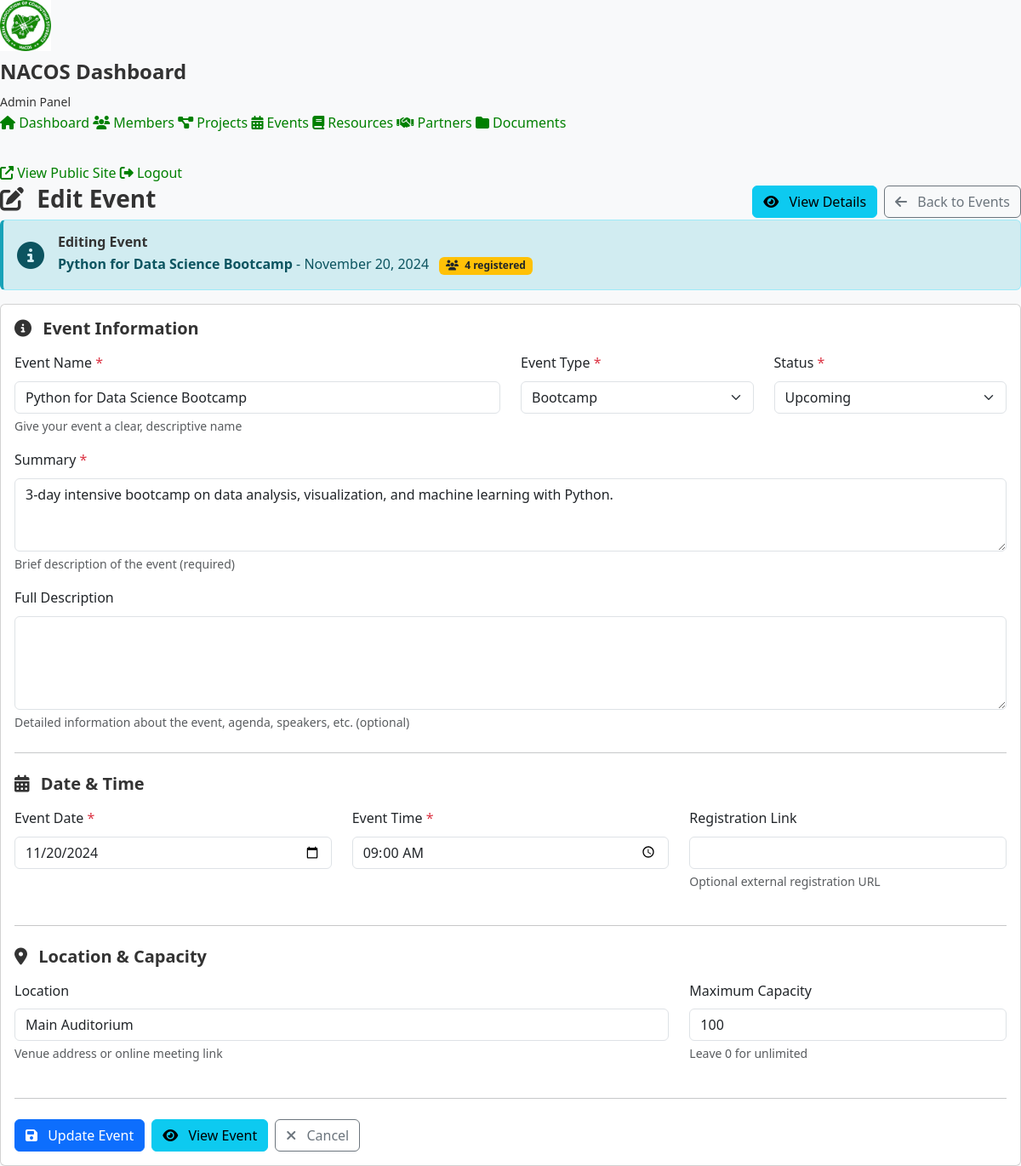
Screenshot of /admin/edit_event.php?id=2 (signed in) with the database file from the repository.
### tables this page shows
CREATE TABLE EVENTS (
    event_id INT AUTO_INCREMENT PRIMARY KEY,
    event_name VARCHAR(200) NOT NULL,
    event_type ENUM('workshop', 'bootcamp', 'nacos_week', 'seminar', 'competition', 'networking', 'other') NOT NULL,
    event_date DATE NOT NULL,
    event_time TIME NULL,
    end_date DATE NULL COMMENT 'For multi-day events',
    location VARCHAR(200) NULL,
    venue_type ENUM('physical', 'virtual', 'hybrid') DEFAULT 'physical',
    meeting_link VARCHAR(500) NULL COMMENT 'For virtual/hybrid events',
    summary TEXT NOT NULL,
    full_description TEXT NULL,
    speaker_name VARCHAR(100) NULL,
    speaker_title VARCHAR(150) NULL,
    speaker_bio TEXT NULL,
    event_image VARCHAR(255) NULL,
    capacity INT NULL COMMENT 'Maximum attendees',
    registration_required BOOLEAN DEFAULT TRUE,
    registration_link VARCHAR(500) NULL,
    status ENUM('upcoming', 'ongoing', 'completed', 'cancelled') DEFAULT 'upcoming',
    created_at TIMESTAMP DEFAULT CURRENT_TIMESTAMP,
    updated_at TIMESTAMP DEFAULT CURRENT_TIMESTAMP ON UPDATE CURRENT_TIMESTAMP,
    INDEX idx_event_date (event_date),
    INDEX idx_event_type (event_type),
    INDEX idx_status (status),
    FULLTEXT idx_search (event_name, summary)
);

### config/database.php (called while the page is built, shortened)
<?php
class Database {
    private static $instance = null;
    private $connection;
    private function __construct() {
        try {
            $dsn = "mysql:host=" . DB_HOST . ";dbname=" . DB_NAME . ";charset=" . DB_CHARSET;
            $options = [
                PDO::ATTR_ERRMODE            => PDO::ERRMODE_EXCEPTION,
                PDO::ATTR_DEFAULT_FETCH_MODE => PDO::FETCH_ASSOC,
                PDO::ATTR_EMULATE_PREPARES   => false,
                PDO::ATTR_PERSISTENT         => false,
                PDO::MYSQL_ATTR_INIT_COMMAND => "SET NAMES " . DB_CHARSET
            ];
            $this->connection = new PDO($dsn, DB_USER, DB_PASS, $options);
        } catch (PDOException $e) {
            if (ENVIRONMENT === 'development') {
                die("Database Connection Error: " . $e->getMessage());
            } else {
                error_log("Database Connection Error: " . $e->getMessage());
                die("Sorry, we're experiencing technical difficulties. Please try again later.");
            }
        }
    }
    public static function getInstance() {
        if (self::$instance === null) {
            self::$instance = new self();
        }
        return self::$instance;
    }
    public function query($query, $params = []) {
        try {
            $stmt = $this->connection->prepare($query);
            $stmt->execute($params);
            return $stmt;
        } catch (PDOException $e) {
            if (ENVIRONMENT === 'development') {
                die("Query Error: " . $e->getMessage() . "<br>Query: " . $query);
            } else {
                error_log("Query Error: " . $e->getMessage() . " | Query: " . $query);
                throw new Exception("Database query failed");
            }
        }
    }
    public function fetchOne($query, $params = []) {
        $stmt = $this->query($query, $params);
        return $stmt->fetch();
    }
}
function getDB() {
    return Database::getInstance();
}

### admin/edit_event.php (the view, shortened to what this page needs)
<?php
require_once '../config/database.php';
$db = getDB();
$event_id = isset($_GET['id']) ? intval($_GET['id']) : 0;
$event = $db->fetchOne("SELECT * FROM EVENTS WHERE event_id = ?", [$event_id]);
$event_name = $event['event_name'];
$summary = $event['summary'] ?? '';
$full_description = $event['full_description'] ?? '';
$event_date = $event['event_date'];
$event_time = $event['event_time'];
$location = $event['location'];
$event_type = $event['event_type'];
$status = $event['status'];
$capacity = $event['capacity'] ?? 0;
$registration_link = $event['registration_link'] ?? '';
$registration_count = $db->fetchOne(
    "SELECT COUNT(*) as count FROM MEMBER_EVENTS WHERE event_id = ?",
    [$event_id]
)['count'];
?>
<!DOCTYPE html>
<html lang="en">
<head>
    <link href="https://cdn.jsdelivr.net/npm/bootstrap@5.3.0/dist/css/bootstrap.min.css" rel="stylesheet">
    <link rel="stylesheet" href="https://cdnjs.cloudflare.com/ajax/libs/font-awesome/6.4.0/css/all.min.css">
    <link rel="stylesheet" href="../assets/css/admin.css">
</head>
<body>
    <div class="sidebar">
        <div class="sidebar-header">
            <img src="../assets/images/nacos_logo.jpg" alt="NACOS Logo" style="height: 60px; margin-bottom: 10px;">
            <h4>NACOS Dashboard</h4>
            <small>Admin Panel</small>
        </div>
        <div class="sidebar-menu">
            <a href="index.php">
                <i class="fas fa-home"></i> Dashboard
            </a>
            <a href="members.php">
                <i class="fas fa-users"></i> Members
            </a>
            <a href="projects.php">
                <i class="fas fa-project-diagram"></i> Projects
            </a>
            <a href="events.php" class="active">
                <i class="fas fa-calendar-alt"></i> Events
            </a>
            <a href="resources.php">
                <i class="fas fa-book"></i> Resources
            </a>
            <a href="partners.php">
                <i class="fas fa-handshake"></i> Partners
            </a>
            <a href="documents.php">
                <i class="fas fa-folder"></i> Documents
            </a>
            <hr style="border-color: rgba(255,255,255,0.1);">
            <a href="../public/index.php" target="_blank">
                <i class="fas fa-external-link-alt"></i> View Public Site
            </a>
            <a href="logout.php">
                <i class="fas fa-sign-out-alt"></i> Logout
            </a>
        </div>
    </div>
    <div class="main-content">
        <div class="top-bar">
            <div class="d-flex justify-content-between align-items-center">
                <h3><i class="fas fa-edit me-2"></i> Edit Event</h3>
                <div class="d-flex gap-2">
                    <a href="view_event.php?id=<?php echo $event_id; ?>" class="btn btn-info">
                        <i class="fas fa-eye me-2"></i> View Details
                    </a>
                    <a href="events.php" class="btn btn-outline-secondary">
                        <i class="fas fa-arrow-left me-2"></i> Back to Events
                    </a>
                </div>
            </div>
        </div>
        <div class="alert alert-info">
            <div class="d-flex align-items-center">
                <i class="fas fa-info-circle fa-2x me-3"></i>
                <div>
                    <h6 class="mb-1">Editing Event</h6>
                    <p class="mb-0">
                        <strong><?php echo htmlspecialchars($event['event_name']); ?></strong> -
                        <?php echo date('F d, Y', strtotime($event['event_date'])); ?>
                        <?php if ($registration_count > 0): ?>
                            <span class="badge bg-warning text-dark ms-2">
                                <i class="fas fa-users me-1"></i> <?php echo $registration_count; ?> registered
                            </span>
                        <?php endif; ?>
                    </p>
                </div>
            </div>
        </div>
        <div class="card">
            <div class="card-body">
                <form method="POST" action="edit_event.php?id=<?php echo $event_id; ?>" id="editEventForm">
                    <h5 class="mb-3"><i class="fas fa-info-circle me-2"></i> Event Information</h5>
                    <div class="row">
                        <div class="col-md-6 mb-3">
                            <label for="event_name" class="form-label">Event Name <span class="text-danger">*</span></label>
                            <input type="text" class="form-control" id="event_name" name="event_name"
                                   value="<?php echo htmlspecialchars($event_name); ?>" required maxlength="150">
                            <div class="form-text">Give your event a clear, descriptive name</div>
                        </div>
                        <div class="col-md-3 mb-3">
                            <label for="event_type" class="form-label">Event Type <span class="text-danger">*</span></label>
                            <select class="form-select" id="event_type" name="event_type" required>
                                <option value="bootcamp" <?php echo $event_type === 'bootcamp' ? 'selected' : ''; ?>>Bootcamp</option>
                            </select>
                        </div>
                        <div class="col-md-3 mb-3">
                            <label for="status" class="form-label">Status <span class="text-danger">*</span></label>
                            <select class="form-select" id="status" name="status" required>
                                <option value="upcoming" <?php echo $status === 'upcoming' ? 'selected' : ''; ?>>Upcoming</option>
                            </select>
                        </div>
                    </div>
                    <div class="mb-3">
                        <label for="summary" class="form-label">Summary <span class="text-danger">*</span></label>
                        <textarea class="form-control" id="summary" name="summary" rows="3" required><?php echo htmlspecialchars($summary); ?></textarea>
                        <div class="form-text">Brief description of the event (required)</div>
                    </div>
                    <div class="mb-3">
                        <label for="full_description" class="form-label">Full Description</label>
                        <textarea class="form-control" id="full_description" name="full_description" rows="4"><?php echo htmlspecialchars($full_description); ?></textarea>
                        <div class="form-text">Detailed information about the event, agenda, speakers, etc. (optional)</div>
                    </div>
                    <hr class="my-4">
                    <h5 class="mb-3"><i class="fas fa-calendar-alt me-2"></i> Date & Time</h5>
                    <div class="row">
                        <div class="col-md-4 mb-3">
                            <label for="event_date" class="form-label">Event Date <span class="text-danger">*</span></label>
                            <input type="date" class="form-control" id="event_date" name="event_date"
                                   value="<?php echo htmlspecialchars($event_date); ?>" required>
                        </div>
                        <div class="col-md-4 mb-3">
                            <label for="event_time" class="form-label">Event Time <span class="text-danger">*</span></label>
                            <input type="time" class="form-control" id="event_time" name="event_time"
                                   value="<?php echo htmlspecialchars($event_time); ?>" required>
                        </div>
                        <div class="col-md-4 mb-3">
                            <label for="registration_link" class="form-label">Registration Link</label>
                            <input type="url" class="form-control" id="registration_link" name="registration_link"
                                   value="<?php echo htmlspecialchars($registration_link); ?>" maxlength="500">
                            <div class="form-text">Optional external registration URL</div>
                        </div>
                    </div>
                    <hr class="my-4">
                    <h5 class="mb-3"><i class="fas fa-map-marker-alt me-2"></i> Location & Capacity</h5>
                    <div class="row">
                        <div class="col-md-8 mb-3">
                            <label for="location" class="form-label">Location</label>
                            <input type="text" class="form-control" id="location" name="location"
                                   value="<?php echo htmlspecialchars($location); ?>" maxlength="255">
                            <div class="form-text">Venue address or online meeting link</div>
                        </div>
                        <div class="col-md-4 mb-3">
                            <label for="capacity" class="form-label">Maximum Capacity</label>
                            <input type="number" class="form-control" id="capacity" name="capacity"
                                   value="<?php echo htmlspecialchars($capacity); ?>" min="0" max="10000">
                            <div class="form-text">Leave 0 for unlimited</div>
                        </div>
                    </div>
                    <hr class="my-4">
                    <div class="d-flex gap-2">
                        <button type="submit" class="btn btn-primary">
                            <i class="fas fa-save me-2"></i> Update Event
                        </button>
                        <a href="view_event.php?id=<?php echo $event_id; ?>" class="btn btn-info">
                            <i class="fas fa-eye me-2"></i> View Event
                        </a>
                        <a href="events.php" class="btn btn-outline-secondary">
                            <i class="fas fa-times me-2"></i> Cancel
                        </a>
                    </div>
                </form>
            </div>
        </div>
    </div>
</body>
</html>

### assets/css/admin.css (style rules this page uses)
:root { --primary-color: #008000; --secondary-color: #006400; --success-color: #28a745; --warning-color: #ffc107; --danger-color: #dc3545; --info-color: #17a2b8; --dark-color: #2c3e50; --light-color: #f8f9fa; --sidebar-bg: #2c3e50; --sidebar-hover: #34495e; --text-primary: #333333; --text-secondary: #666666; --border-color: #e0e0e0; --shadow-sm: 0 2px 10px rgba(0, 0, 0, 0.05); --shadow-md: 0 5px 20px rgba(0, 0, 0, 0.1); --shadow-lg: 0 10px 40px rgba(0, 0, 0, 0.2); --transition-speed: 0.3s; }
* { margin: 0; padding: 0; box-sizing: border-box; }
body { font-family: 'Segoe UI', Tahoma, Geneva, Verdana, sans-serif; background: var(--light-color); color: var(--text-primary); line-height: 1.6; }
h1, h2, h3, h4, h5, h6 { font-weight: 600; color: var(--text-primary); }
a { color: var(--primary-color); text-decoration: none; transition: color var(--transition-speed); }
.alert-info { background: #d1ecf1; color: #0c5460; border-left: 4px solid #17a2b8; }

### rows the page displays
events: event_name "Python for Data Science Bootcamp", event_date "November 20, 2024", event_type "Bootcamp", status "Upcoming", summary "3-day intensive bootcamp on data analysis, visualization, and machine learning with Python.", event_date "11/20/2024", event_time "09:00:00", location "Main Auditorium", capacity "100"

### other values shown
$registration_count "4"
